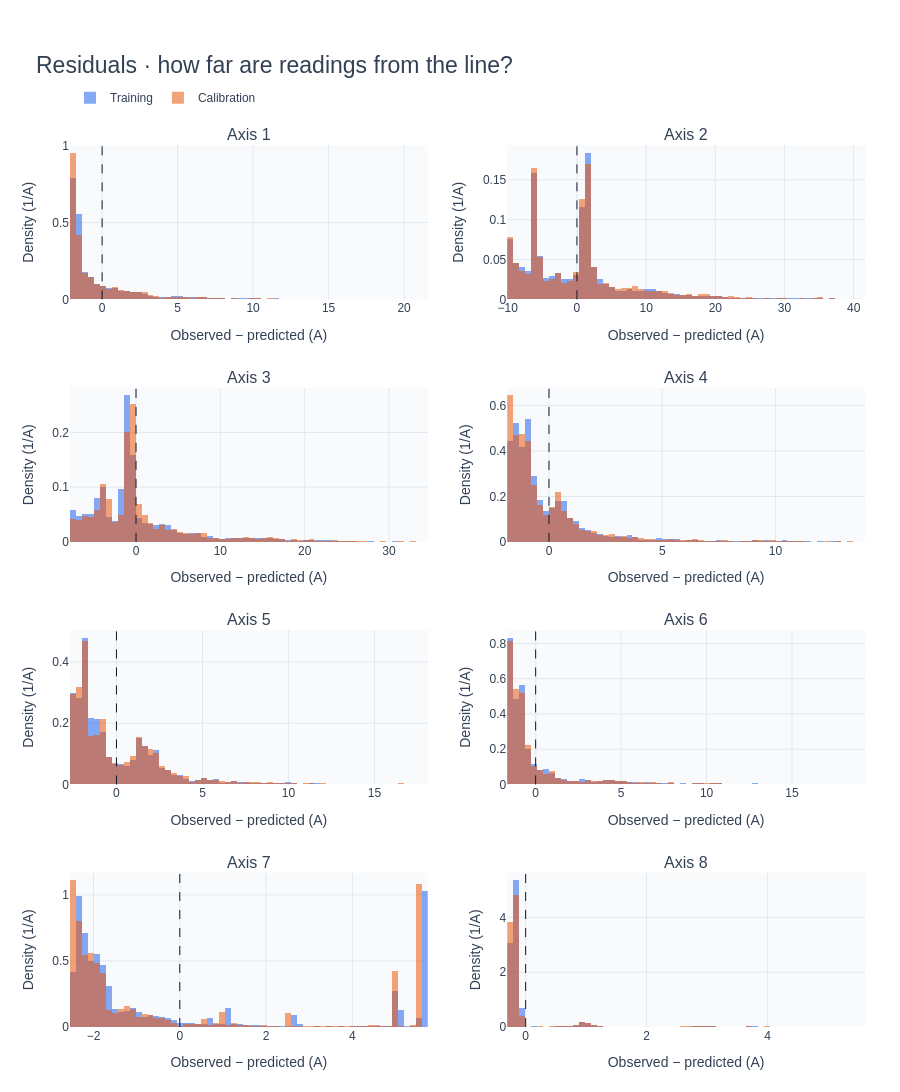

Notebook code for this chart:
### Markdown cell above
## 9 · See how the residuals are distributed

**What happens next:** Group residuals into bins. Each bar shows how common a range of errors is. Training and calibration use the same bin edges for each axis so their shapes can be compared fairly.

**Why density instead of raw counts?** Training has more rows. Density adjusts for the number of readings and the bin width; the total bar area for each distribution is 1. A taller bar means that range is more concentrated, not necessarily that it contains more raw readings than the other partition.

- **Zero:** prediction and measurement agree.
- **Right of zero:** the measurement is above the model's line.
- **Left of zero:** the measurement is below the line.
- **A long right tail:** some readings are much higher than predicted; this alone does not prove a fault.

Hover over a bar to see its range, count, and share of that partition. Hide either group with the legend if the overlap is hard to read.

### Reading the percentile table

**p95** is a value at or below which about 95% of residuals fall; **p99** does the same for about 99%. These are calculated from the signed residuals of active readings. `calibration_max_A` is the largest signed residual in calibration.

### Counting outliers

Two common outlier rules are counted per axis, as a share of active readings:

- **IQR rule (Tukey):** above Q3 + 1.5 × IQR, where IQR is the spread of the middle half of training residuals.
- **3 SD rule:** more than three residual standard deviations above the line.

If calibration shows a much larger outlier share than training, later behaviour has drifted from what the model learned.

These values are starting evidence for **MinC** (Alert deviation) and **MaxC** (Error deviation), not final thresholds. An unusually high reading might be a normal operating spike.

> **Duration is still missing.** A histogram forgets the order of readings. Next we must examine consecutive exceedances and recording gaps before choosing **T**, the number of continuous seconds required. We cannot infer sustained faults or a false-alarm rate from this chart alone.

### Code cell
# Calculate histogram bins in Python so hover labels can include exact counts.
residual_fig = make_subplots(
    rows=4, cols=2,
    subplot_titles=[axis.replace("_", " ").title() for axis in AXIS_COLUMNS],
    vertical_spacing=0.10, horizontal_spacing=0.10,
)

for index, axis in enumerate(AXIS_COLUMNS):
    row, col = divmod(index, 2)
    row, col = row + 1, col + 1
    combined = np.concatenate([
        train_active_residuals[axis].to_numpy(),
        calibration_active_residuals[axis].to_numpy(),
    ])
    edges = np.histogram_bin_edges(combined, bins=60)
    widths = np.diff(edges)
    centers = (edges[:-1] + edges[1:]) / 2

    for label, residuals, color in [
        ("Training", train_active_residuals, CHART_COLORS["training"]),
        ("Calibration", calibration_active_residuals, CHART_COLORS["calibration"]),
    ]:
        counts, _ = np.histogram(residuals[axis], bins=edges)
        shares = counts / len(residuals)
        density = shares / widths
        residual_fig.add_trace(go.Bar(
            x=centers, y=density, width=widths,
            name=label, legendgroup=label, showlegend=index == 0,
            marker=dict(color=color, line_width=0), opacity=0.55,
            customdata=np.column_stack([edges[:-1], edges[1:], counts, shares]),
            hovertemplate=("Range: %{customdata[0]:.2f} to %{customdata[1]:.2f} A"
                           "<br>Readings: %{customdata[2]:,.0f}"
                           "<br>Share: %{customdata[3]:.1%}"
                           "<br>Density: %{y:.3f}<extra>" + label + "</extra>"),
        ), row=row, col=col)
    residual_fig.add_vline(
        x=0, line_dash="dash", line_color=CHART_COLORS["line"], line_width=1,
        row=row, col=col,
    )
    residual_fig.update_xaxes(title_text="Observed − predicted (A)", row=row, col=col)
    residual_fig.update_yaxes(title_text="Density (1/A)", row=row, col=col)

style_chart(residual_fig, "Residuals · how far are readings from the line?", height=1250)
residual_fig.update_layout(barmode="overlay", bargap=0)
show_chart(residual_fig, "residual_distributions")

residual_std = train_active_residuals.std()
q1 = train_active_residuals.quantile(0.25)
q3 = train_active_residuals.quantile(0.75)
iqr_fence = q3 + 1.5 * (q3 - q1)

residual_summary = pd.DataFrame({
    "train_std_A": residual_std,
    "train_p95_A": train_active_residuals.quantile(0.95),
    "train_p99_A": train_active_residuals.quantile(0.99),
    "calibration_p95_A": calibration_active_residuals.quantile(0.95),
    "calibration_p99_A": calibration_active_residuals.quantile(0.99),
    "calibration_max_A": calibration_active_residuals.max(),
    "IQR_fence_A": iqr_fence,
    "train_IQR_outliers_pct": 100 * train_active_residuals.gt(iqr_fence).mean(),
    "calibration_IQR_outliers_pct": 100 * calibration_active_residuals.gt(iqr_fence).mean(),
    "train_3sd_outliers_pct": 100 * train_active_residuals.gt(3 * residual_std).mean(),
    "calibration_3sd_outliers_pct": 100 * calibration_active_residuals.gt(3 * residual_std).mean(),
})
display(residual_summary.round(3))
